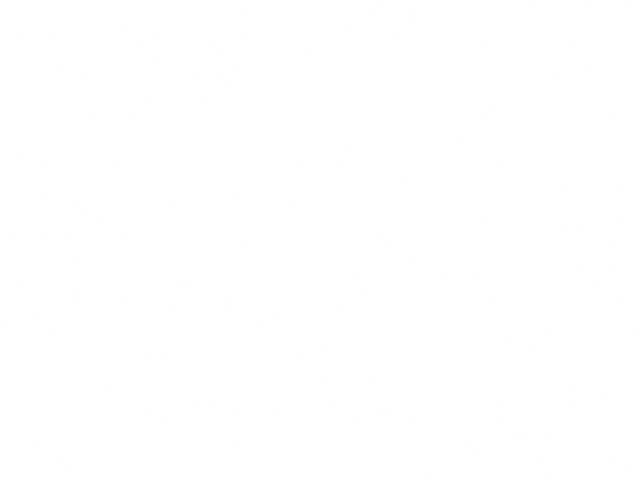
Frame 1 (no input)
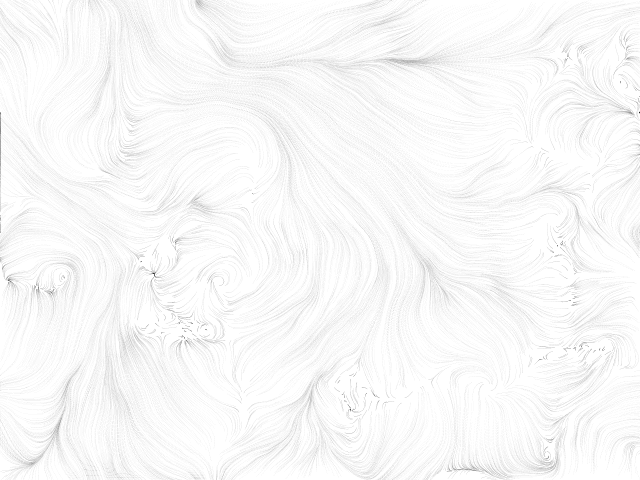
Frame 60 (the mouse pressed at the canvas centre just before this capture)
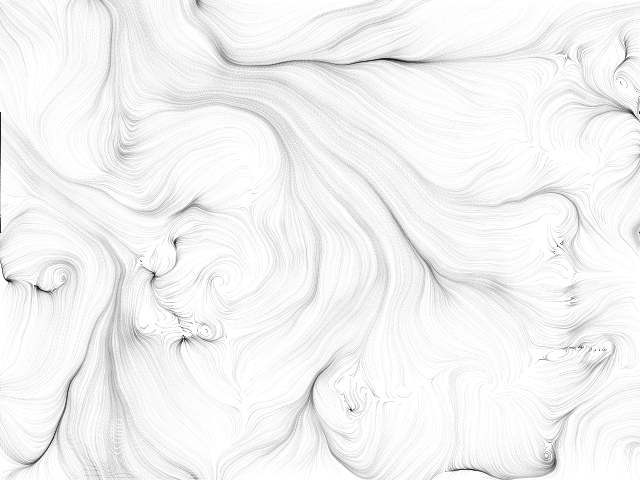
Frame 120 (the mouse held since frame 60 and released just before this capture)

The Processing sketch that drew these frames (run headless with seeded random() and noise(); from frame 60 on, the mouse is pressed at the canvas centre):

// Processing sketch: perlinNoiseDrawing
// ── perlinNoiseDrawing.pde
PVector locs[] = new PVector[8000];
float xInc = 0.1;
float yInc = 0.7;

void setup() {
  size(640, 480);
  for (int i=0; i< locs.length; i++) {
    locs[i] = new PVector(random(width), random(height));
  }
  background(255);
  stroke(0, 5);
  noFill();
}

void draw() {
  for (int i=0; i< locs.length; i++) {
    float change = frameCount *.01; // add this as 3rd aargument to noise to change over time
    
    locs[i].x += (noise(locs[i].x*.01+TWO_PI, locs[i].y*.01)-.5)*5;
    locs[i].y += (noise(locs[i].y*.01-TWO_PI, locs[i].x*.01)-.5)*5;
    
    if (locs[i].x<0)
      locs[i].x = width;
    if (locs[i].x>width)
      locs[i].x = 0;
    if (locs[i].y<0)
      locs[i].y = height;
    if (locs[i].y>height)
      locs[i].y = 0;
      
    point(locs[i].x, locs[i].y);
  }
}

void keyPressed() {
  noiseSeed((long)random(10000)); 
  for (int i=0; i< locs.length; i++) {
    locs[i] = new PVector(random(width), random(height));
  }
  background(255);
}
